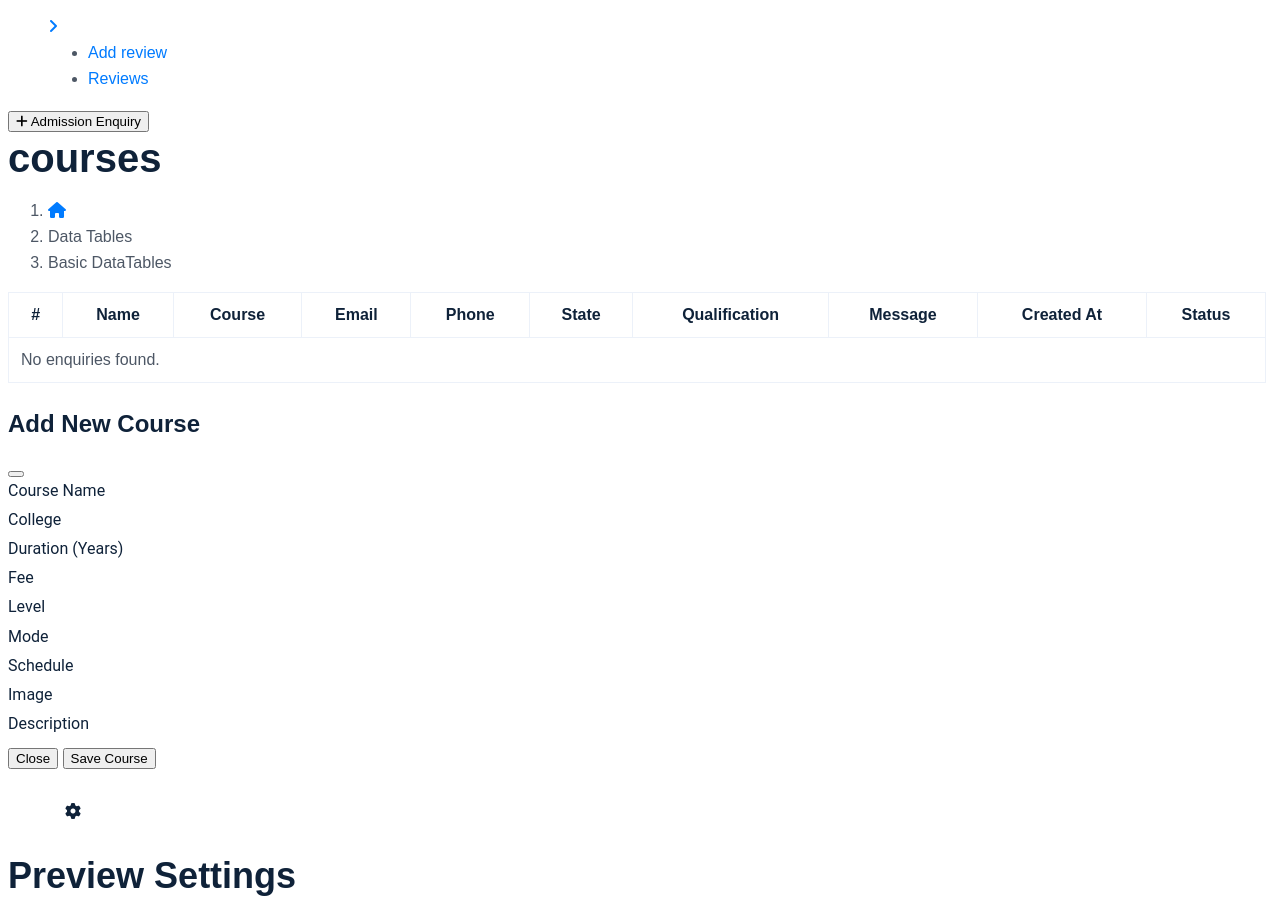
The app's page /collage/collage/admission/enquiry/ (signed in, middle part), older data.
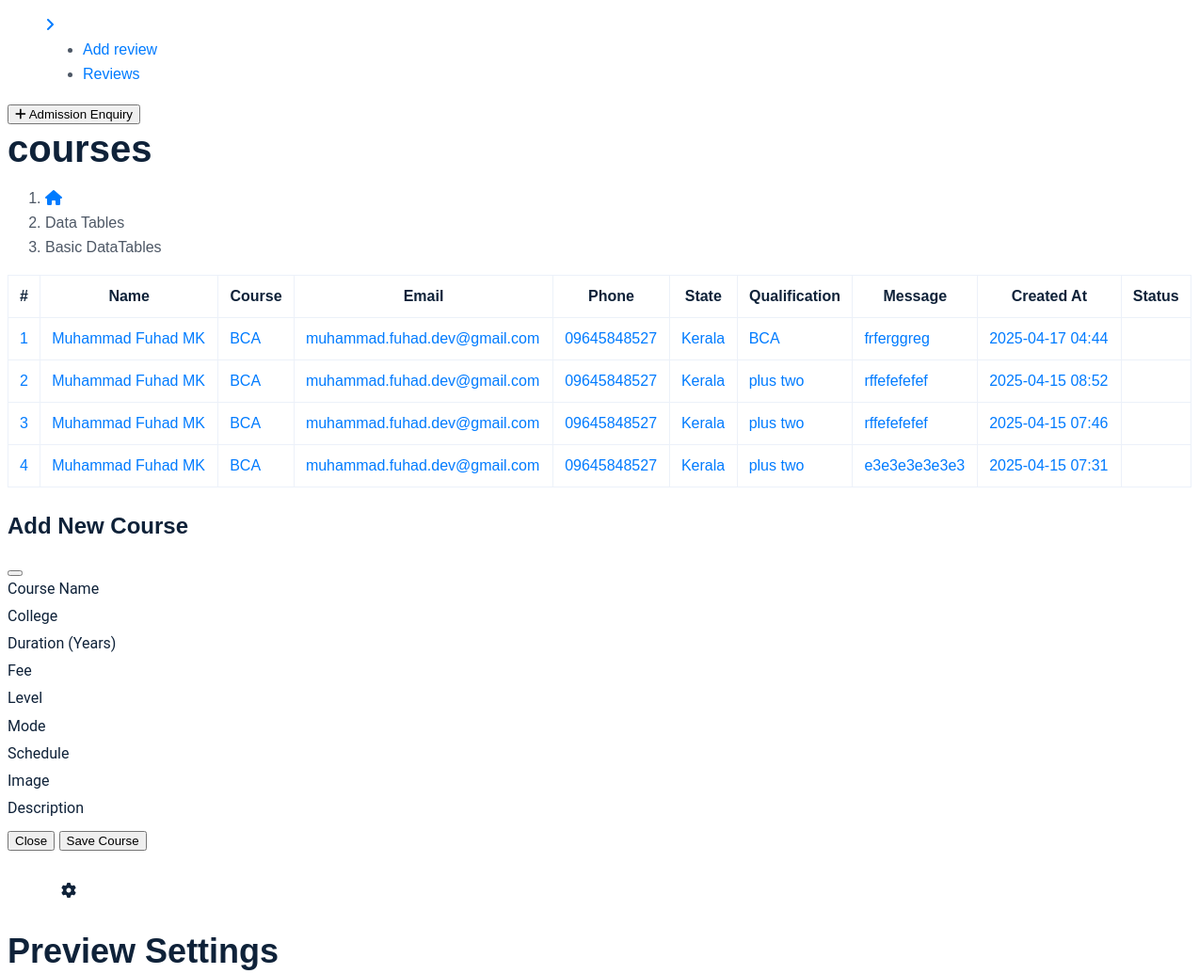
The same page, newer data.
### collages/models.py (models this page shows)
class Admission(models.Model):
    course = models.CharField(max_length=100, help_text="Name of the course for admission")
    phone = models.CharField(max_length=15, help_text="Contact number for admission inquiries")
    email = models.EmailField(max_length=255, help_text="Contact email for admission inquiries")
    name = models.CharField(max_length=100, help_text="Name of the applicant")
    state = models.CharField(max_length=100, help_text="State of residence")
    pincode = models.CharField(max_length=10, help_text="Postal code of the applicant's address")
    qualification = models.CharField(max_length=100, help_text="Highest qualification of the applicant")
    message = models.TextField(help_text="Additional message or query from the applicant")
    is_viewed = models.BooleanField(default=False, help_text="Has the admission inquiry been viewed?")
    created_at = models.DateTimeField(auto_now_add=True,null=True, help_text="Date when the admission inquiry was created")
    class Meta :
        db_table = 'admissions'

### collages/views.py (the view)
# urls.py: path('collage/admission/enquiry/', AllAdmissionEnquiryView.as_view(), name='admission_enquiry'),
@method_decorator(login_required(login_url='admin-login'), name='dispatch')
class AllAdmissionEnquiryView(PageTitleMixin, ListView):
    model = Admission
    template_name = 'admin/admission_enquiry.html'
    context_object_name = 'enquiries'
    paginate_by = 10
    page_title = "Admission Enquiries"
    def get_queryset(self):
        return Admission.objects.order_by('-created_at')

### collages/views.py (called while the page is built)
    def get_context_data(self, **kwargs):
        context = super().get_context_data(**kwargs)
        context['page_title'] = self.page_title
        return context

### templates/admin/admission_enquiry.html (shortened to what the changed rows need)
<!DOCTYPE html>
{% load static %}
<html lang="en">
<head>
    <link rel="stylesheet" href="{% static 'admin/assets/css/vendors/flag-icon.css' %}">
    <link rel="stylesheet" href="{% static 'admin/assets/css/iconly-icon.css' %}">
    <link rel="stylesheet" href="{% static 'admin/assets/css/bulk-style.css' %}">
    <link rel="stylesheet" href="{% static 'admin/assets/css/themify.css' %}">
    <link rel="stylesheet" href="{% static 'admin/assets/css/fontawesome-min.css' %}">
    <link rel="stylesheet" type="text/css"
        href="{% static 'admin/assets/css/vendors/weather-icons/weather-icons.min.css' %}">
    <link rel="stylesheet" type="text/css" href="{% static 'admin/assets/css/vendors/datatables.css' %}">
    <link rel="stylesheet" type="text/css" href="{% static 'admin/assets/css/vendors/scrollbar.css' %}">
    <link rel="stylesheet" type="text/css" href="{% static 'admin/assets/css/vendors/slick.css' %}">
    <link rel="stylesheet" type="text/css" href="{% static 'admin/assets/css/vendors/slick-theme.css' %}">
    <link rel="stylesheet" href="{% static 'admin/assets/css/style.css' %}">
    <link id="color" rel="stylesheet" href="{% static 'admin/assets/css/color-1.css' %}" media="screen">
    <link rel="stylesheet" href="https://cdnjs.cloudflare.com/ajax/libs/font-awesome/6.4.2/css/all.min.css">
</head>
<body>
    <div class="page-wrapper compact-wrapper" id="pageWrapper">
        <div class="page-body-wrapper">
            <div class="page-body">
                <div class="container-fluid">
                    <div class="page-title">
                        <div class="row">
                            <div class="col-sm-6 col-12">
                                <h2>courses</h2>
                            </div>
                        </div>
                    </div>
                </div>
                <div class="container-fluid">
                    <div class="row">
                        <div class="col-sm-12">
                            <div class="card">
                                <div class="card-body">
                                    <div class="table-responsive">
                                        <table class="display" id="basic-1">
                                            <thead>
                                                <tr>
                                                    <th>#</th>
                                                    <th>Name</th>
                                                    <th>Course</th>
                                                    <th>Email</th>
                                                    <th>Phone</th>
                                                    <th>State</th>
                                                    <th>Qualification</th>
                                                    <th>Message</th>
                                                    <th>Created At</th>
                                                    <th>Status</th>
                                                </tr>
                                            </thead>
                                            <tbody>
                                                {% for enquiry in enquiries %}
                                                <tr>
                                                    <td>
                                                        <a href="{% url 'admission_enquiry_mark_viewed' enquiry.pk %}">{{ forloop.counter }}</a>
                                                    </td>
                                                    <td>
                                                        <a href="{% url 'admission_enquiry_mark_viewed' enquiry.pk %}">{{ enquiry.name }}</a></td>
                                                    <td> <a href="{% url 'admission_enquiry_mark_viewed' enquiry.pk %}"> {{ enquiry.course }} </a></td>
                                                    <td> <a href="{% url 'admission_enquiry_mark_viewed' enquiry.pk %}"> {{ enquiry.email }} </a></td>
                                                    <td> <a href="{% url 'admission_enquiry_mark_viewed' enquiry.pk %}"> {{ enquiry.phone }} </a></td>
                                                    <td> <a href="{% url 'admission_enquiry_mark_viewed' enquiry.pk %}"> {{ enquiry.state }} </a></td>
                                                    <td> <a href="{% url 'admission_enquiry_mark_viewed' enquiry.pk %}"> {{ enquiry.qualification }} </a></td>
                                                    <td> <a href="{% url 'admission_enquiry_mark_viewed' enquiry.pk %}"> {{ enquiry.message|truncatewords:10 }} </a></td>
                                                    <td> <a href="{% url 'admission_enquiry_mark_viewed' enquiry.pk %}"> {{ enquiry.created_at|date:"Y-m-d H:i" }} </a></td>
                                                    <td>
                                                    </td>
                                                </tr>
                                                {% empty %}
                                                <tr><td colspan="10">No enquiries found.</td></tr>
                                                {% endfor %}
                                            </tbody>
                                        </table>
                                    </div>
                                </div>
                            </div>
                        </div>
                    </div>
                </div>
            </div>
        </div>
    </div>
</body>
</html>

Row changes from the older to the newer data that the page shows:
added Admission: name "Muhammad Fuhad MK", course "BCA", email "muhammad.fuhad.dev@gmail.com", phone "09645848527", state "Kerala", qualification "BCA", message "frferggreg", created_at "2025-04-17 04:44"
added Admission: name "Muhammad Fuhad MK", course "BCA", email "muhammad.fuhad.dev@gmail.com", phone "09645848527", state "Kerala", qualification "plus two", message "rffefefefef", created_at "2025-04-15 08:52"
added Admission: name "Muhammad Fuhad MK", course "BCA", email "muhammad.fuhad.dev@gmail.com", phone "09645848527", state "Kerala", qualification "plus two", message "rffefefefef", created_at "2025-04-15 07:46"
added Admission: name "Muhammad Fuhad MK", course "BCA", email "muhammad.fuhad.dev@gmail.com", phone "09645848527", state "Kerala", qualification "plus two", message "e3e3e3e3e3e3", created_at "2025-04-15 07:31"
Text that changed along with them:
text no longer shown: "No enquiries found."
